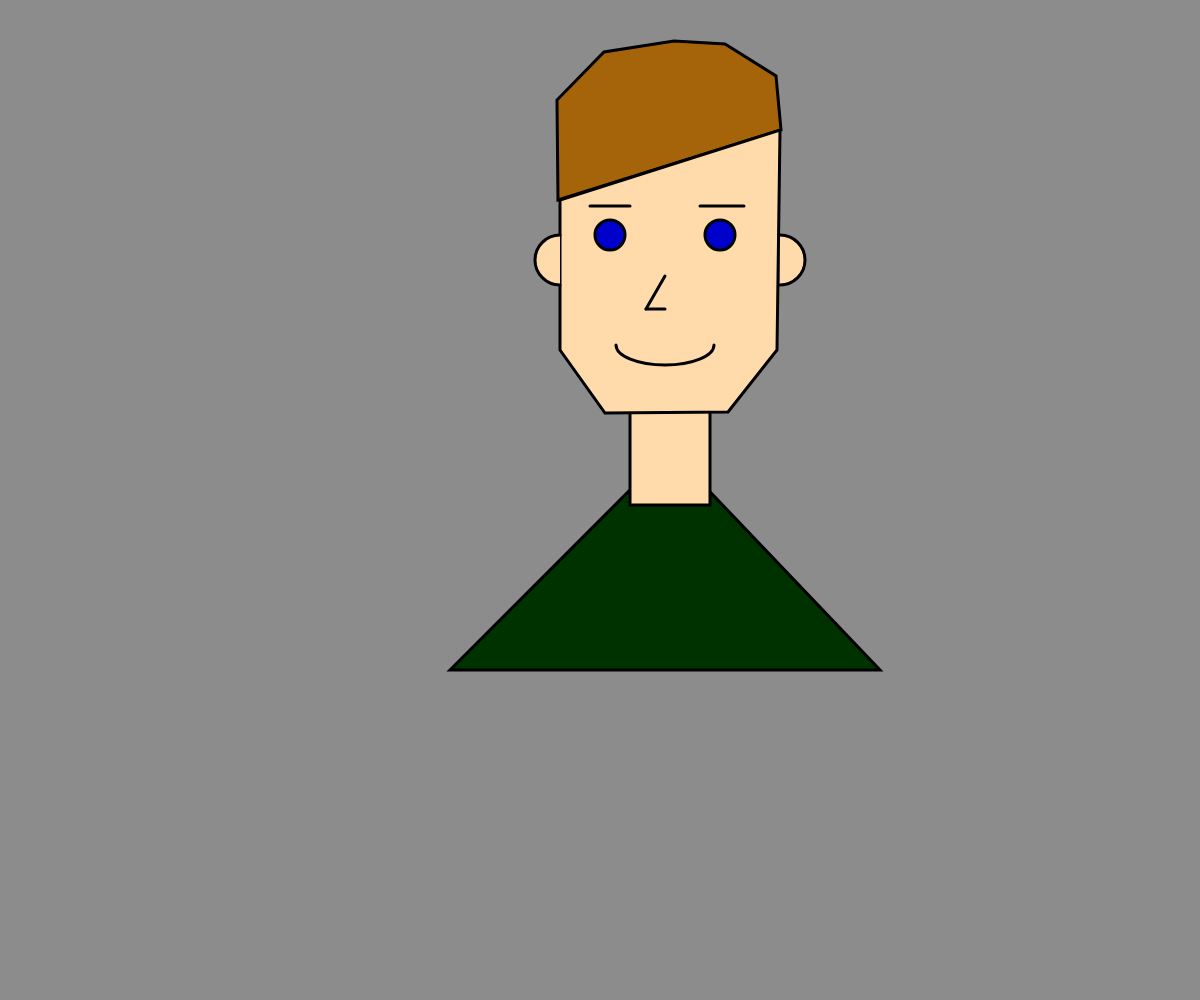
Frame 1 (no input)
Frame 60 (no input): identical to frame 1, image omitted
Frame 120 (the mouse pressed at the canvas centre since frame 60): identical to frame 1, image omitted

The p5.js sketch that drew this single still picture (run headless with seeded random() and noise() and a simulated clock; from frame 60 on, the mouse is pressed at the canvas centre):

// p5.js sketch
// ── sketch.js
function setup () {
  createCanvas (windowWidth, windowHeight)
}

var gDebugMode = false;

function draw() {
  background(140);
  fill(0, 50, 0);
  stroke(0);
  strokeWeight(3);

  // Shirt
  drawShirt();

  // Neck
  drawNeck();

  // Hair
  drawHair();

  // Head
  drawHead();

  // Facial Features
  drawFace();

  if( gDebugMode ) {
    displayMouseCoordinates();
  }
}

function drawShirt() {
  beginShape();
  vertex(450, 670);
  vertex(670, 450);
  vertex(880, 670);
  endShape(CLOSE);
}

function drawNeck() {
  fill(255, 219, 172);
  beginShape();
  vertex(630, 365);
  vertex(710, 365);
  vertex(710, 505);
  vertex(630, 505);
  endShape(CLOSE);
}

function drawHead() {
  // Face Color
  fill(255, 219, 172);

  // Face
  beginShape();
  vertex(560, 350);
  vertex(605, 413);
  vertex(728, 412);
  vertex(777, 350);
  vertex(780, 130);
  vertex(560, 200);
  endShape(CLOSE);
}

function drawFace() {
  // Eyes
  fill(0, 0, 205);
  circle(610, 235, 30);
  circle(720, 235, 30);
 
  // Nose
  line(665, 276, 646, 309);
  line(646, 309, 665, 309);

  // Left Eyebrow
  line(590, 206, 630, 206);
  
  // Right Eyebrow
  line(700, 206, 744, 206);
  
  // Left Ear
  fill(255, 219, 172);
  arc(560, 260, 50, 50, HALF_PI, PI + HALF_PI);

  // Right Ear
  fill(255, 219, 172);
  arc(780, 260, 50, 50, HALF_PI + PI, HALF_PI);

  // MOUTH
  arc(665, 345, 98, 40, 0, PI, HALF_PI + PI)
}

function drawHair() {
  fill(165, 100, 10);
  beginShape();
  vertex(781, 130);
  vertex(776, 76);
  vertex(725, 44);
  vertex(674, 41);
  vertex(604, 52);
  vertex(557, 100);
  vertex(558, 200);
  endShape(CLOSE);
  hairDetails();
}

function hairDetails() {
  push();
  strokeWeight(5);
  stroke(0,0,0, 100);
  strokeWeight(4);
  pop();
}

function displayMouseCoordinates() {
  fill(0);
  textSize(24);
  strokeWeight(1);
  textAlign(LEFT);
  text("X: " + mouseX + " Y: " + mouseY, 20, height - 20);
}

function keyTyped() {
  if (key == ' ') {
    gDebugMode = !gDebugMode;
  }
}
